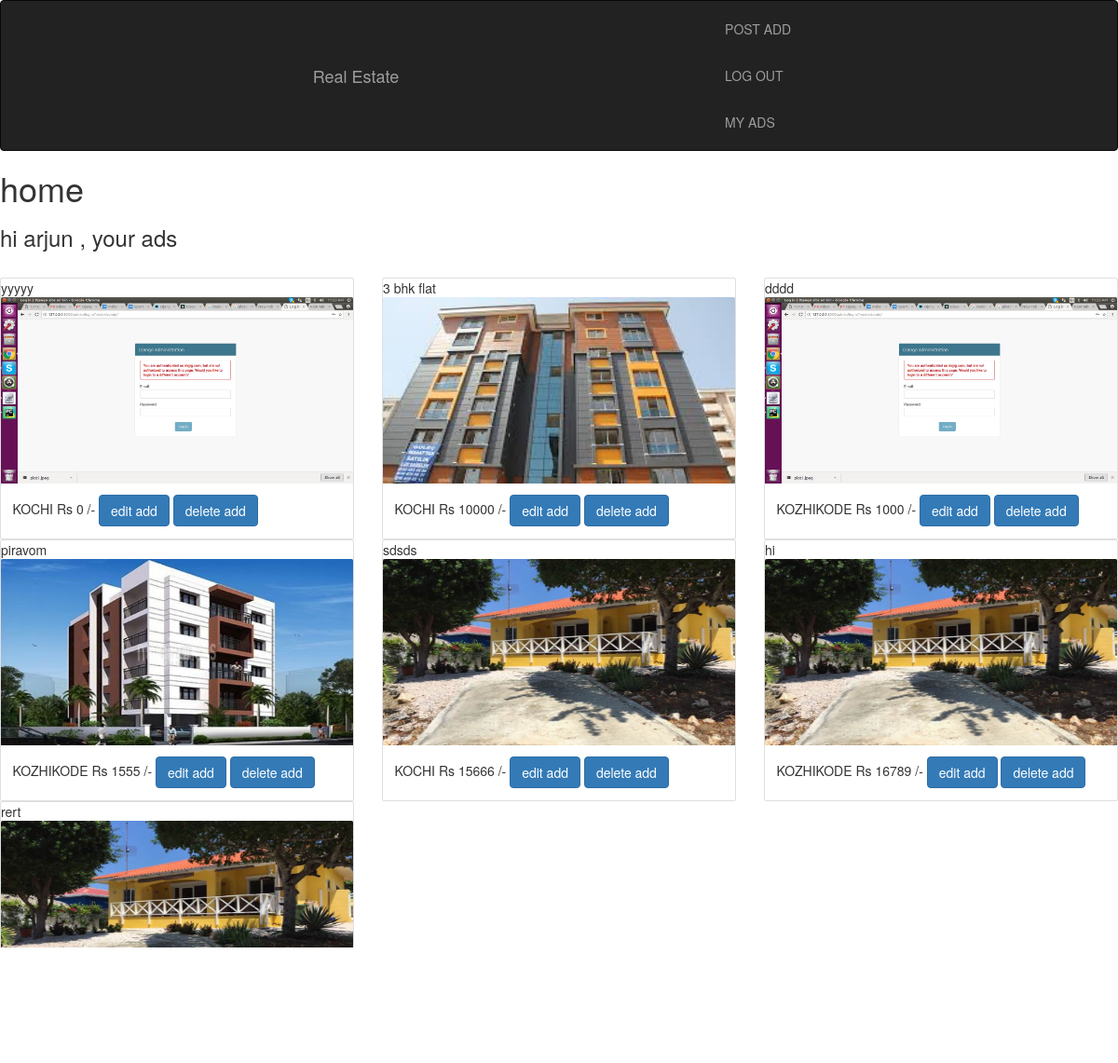
The page /myads/ (signed in) on the database its author committed.
### realapp/models.py (models this page shows, shortened)
class UserProfile(AbstractBaseUser, PermissionsMixin):
    name = models.CharField(max_length=50)
    email = models.EmailField(max_length=50, unique=True)
    phone_regex = RegexValidator(regex=r'^\+?1?\d{9,15}$',
                                 message="Invalid Mobile Number !!!")
    mobile_no = models.CharField(validators=[phone_regex], max_length=10, blank=True)
    is_staff = models.BooleanField(('staff status'), default=False,)
    is_superuser = models.BooleanField(('staff status'),default=False)
    objects = MyUserManager()
    USERNAME_FIELD = 'email'
    REQUIRED_FIELDS = ['name', 'mobile_no']

class Item(models.Model):
    ITEM_TYPE = (
        ('V', 'Villa'),
        ('P', 'Plot'),
        ('F', 'Flat'),
    )
    CITY = (
        ('KOCHI','kochi'),
        ('TRIVANDRUM','trivandrum'),
        ('KOTTAYAM','kottayam'),
        ('THRISSUR','thrissur'),
        ('KOZHIKODE','kozhikode'),
    )
    item_title = models.CharField(max_length=50)
    item_description = models.CharField(max_length=90)
    item_type = models.CharField(max_length=1, choices=ITEM_TYPE)
    item_images = models.ImageField(upload_to='realapp/images')
    creator_name = models.ForeignKey(UserProfile, on_delete=models.CASCADE, )
    phone_regex = RegexValidator(regex=r'^\+?1?\d{9,15}$',
                                 message="Invalid Mobile Number !!!")
    contact_phone_no = models.CharField(validators=[phone_regex], max_length=10, blank=True)
    city = models.CharField(max_length=20, choices=CITY)
    price = models.IntegerField(default=1)

### realapp/views.py (the view)
# urls.py: path('myads/',views.MyAds.as_view(), name="myads"),
class MyAds(generic.ListView):
    template_name = "realapp/myads.html"
    model = Item
    def get_queryset(self):
        return Item.objects.filter(creator_name=self.request.user)

### realapp/templates/realapp/myads.html
{% extends 'realapp/base.html' %}
{% load staticfiles %}
{% block content %}
        <h1>home</h1>
        <h3>hi {{request.user.name}} , your ads</h3>
        <br/>
<div class="row">
                    {% for item in object_list %}
                        <div class="col-md-4">
                            <div class="card"  style="background-color:white">
                                    {{ item.item_title }}
                                 <img class="card-img-top" width=200px height=200px src="{{item.item_images.url}}"/>
                                 <div class="card-body">
                                            {{item.city}}
                                            Rs {{item.price}} /-
                                     <a class="btn btn-primary" href="{%url 'realapp:edit' item.id %}">edit add</a>
                                     <a class="btn btn-primary" href="{%url 'realapp:delete' item.id %}">delete add</a>
                                 </div>
                             </div>
                        </div>
                    {% endfor %}
</div>
{%endblock%}

### rows shown on the page
UserProfile: user.name "arjun"
Item: item_title "yyyyy", item_images (picture), city "KOCHI", price "0"
Item: item_title "3 bhk flat", item_images (picture), city "KOCHI", price "10000"
Item: item_title "dddd", item_images (picture), city "KOZHIKODE", price "1000"
Item: item_title "piravom", item_images (picture), city "KOZHIKODE", price "1555"
Item: item_title "sdsds", item_images (picture), city "KOCHI", price "15666"
Item: item_title "hi", item_images (picture), city "KOZHIKODE", price "16789"
Item: item_title "rert", item_images (picture)
